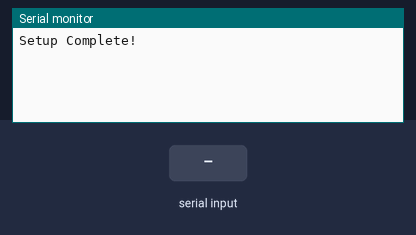
The sketch below on a simulated Arduino Uno, built with avr-gcc and run on an emulated ATmega328P. Shown: the last lines printed to the serial monitor. Inputs (shaded band) come from the test bench.

Above: at 2.2 s.
2.3 s: "1" received over the second serial link
At 3.5 s:
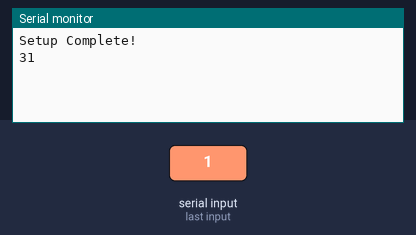
3.8 s: "0" received over the second serial link
At 4.6 s:
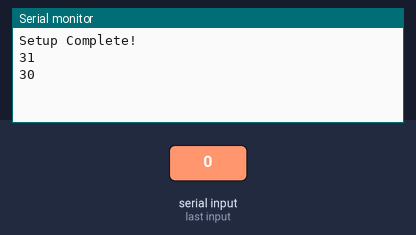
5.3 s: "2" received over the second serial link
At 5.8 s:
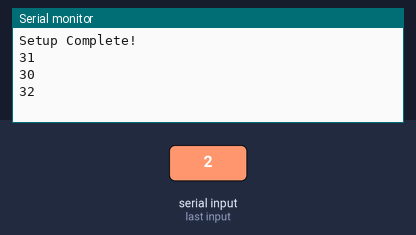

The sketch:

Software_serial_print_hex.ino
```cpp
#include <SoftwareSerial.h>

SoftwareSerial mySerial(6,7);

void setup() {
  Serial.begin(9600);
  while (!Serial);
  mySerial.begin(9600);
  delay(1000);
  Serial.println("Setup Complete!");

}


void p(char X) {

   if (X < 16) {Serial.print("0");}

   Serial.println(X, HEX);

}

void loop() {
    while(!mySerial.available()); // wait for the serial port to senr data
    int incomingByte = mySerial.read();
    Serial.println(incomingByte,HEX);
  }
```

Measured:
- after the input at 2.3 s, the serial monitor: prints a new line at once (image 1)
- after the input at 3.8 s, the serial monitor: prints a new line at once (image 2)
- after the input at 5.3 s, the serial monitor: prints a new line at once (image 3)
